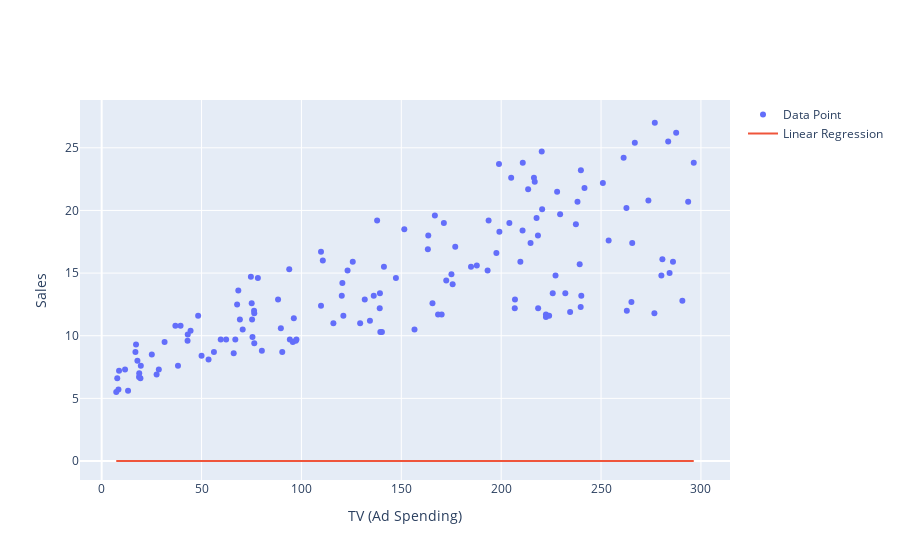

Notebook code cell kept with this figure:
### Markdown cell above
<h3>SSE (Sum of Squares Error) Calculation when {intercept = 0, slope = 0}</h3>

### Code cell
fig = go.Figure()
fig.add_trace(go.Scatter(x = X_train[:, 1], y = y_train[:, 0], mode = 'markers', name = 'Data Point'))
fig.add_trace(go.Scatter(x = X_train[:, 1], y = 0 + 0 * X_train[:, 1], mode = 'lines', name = 'Linear Regression'))
fig.update_layout(
    xaxis_title="TV (Ad Spending)",
    yaxis_title="Sales"
)

### Figure 1 — Plotly figure (JSON) as saved in the notebook; plotly's stock layout.template omitted (floating-point values rounded to 4 significant figures; data arrays with more than 128 entries replaced by an {"elided": "..."} marker saying what was removed)
{"data": [{"mode": "markers", "name": "Data Point", "type": "scatter", "x": {"elided": "145 float values"}, "y": {"elided": "145 float values"}}, {"mode": "lines", "name": "Linear Regression", "type": "scatter", "x": {"elided": "145 float values"}, "y": {"elided": "145 int values"}}], "layout": {"xaxis": {"title": {"text": "TV (Ad Spending)"}}, "yaxis": {"title": {"text": "Sales"}}}}
